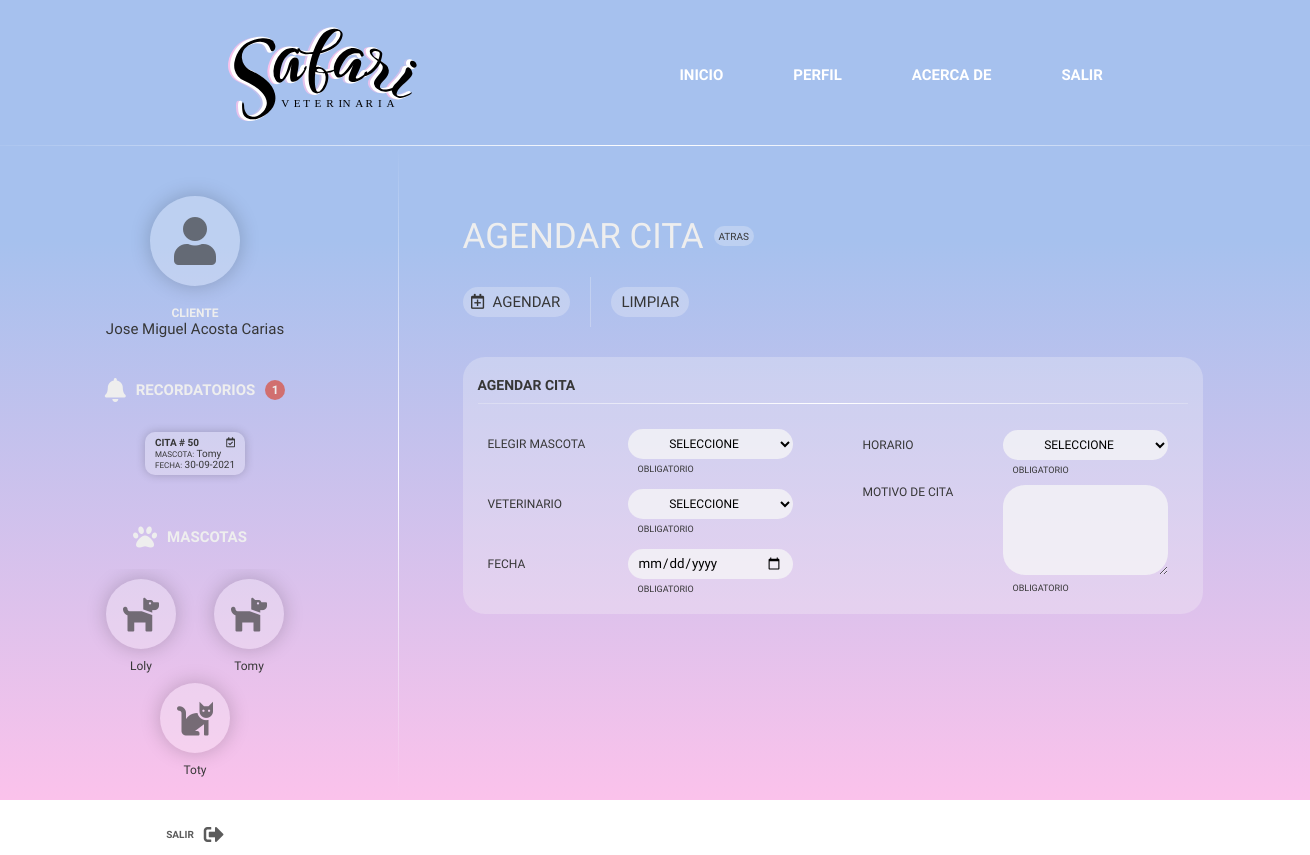
Page /Proyecto/modules/cliente/citas/agendar_Cita.php (signed in) on the committed database.
### tables this page shows
CREATE TABLE `citas` (
  `Id_Cita` int(10) NOT NULL,
  `Id_Cliente` int(6) NOT NULL,
  `Id_Mascota` int(6) NOT NULL,
  `Id_Veterinario` int(6) NOT NULL,
  `Fecha_Cita` date NOT NULL DEFAULT current_timestamp(),
  `Hora_Cita` time NOT NULL,
  `Motivo_Cita` varchar(200) NOT NULL,
  `Id_EstadoCita` int(6) DEFAULT 1
);

CREATE TABLE `mascotas` (
  `Id_Mascota` int(6) NOT NULL,
  `Id_Cliente` int(6) NOT NULL,
  `Nombre_Mascota` varchar(15) NOT NULL,
  `Fecha_Mascota` date NOT NULL,
  `Edad_Mascota` int(2) GENERATED ALWAYS AS (year(current_timestamp()) - year(`Fecha_Mascota`)) VIRTUAL,
  `Sexo` varchar(10) NOT NULL,
  `Id_Especie` int(6) NOT NULL,
  `Id_Raza` int(6) NOT NULL,
  `Fecha_Registro` date DEFAULT current_timestamp()
);

### Proyecto/modules/cliente/citas/agendar_Cita.php (the view, shortened to what this page needs)
<!DOCTYPE html>
<html lang="en">
<head>
    <link rel="stylesheet" href="/Proyecto/statics/css/main.css" />
    <link rel="stylesheet" href="/Proyecto/statics/css/cliente/_cliente.css">
    <link rel="stylesheet" href="https://use.fontawesome.com/releases/v5.15.1/css/all.css">
</head>
<body>
    <div class="fondo">
        <?php include("../../../includes/cliente_header.php") ?>
        <div class="main-user">
            <?php include("../../../includes/cliente_user.php") ?>
            <div class="contenedor">
                <div class="titulo-opcion">
                    <div class="motivo">AGENDAR CITA</div>
                    <div class="atras" onclick="location.href = '../citas/citas.php'">
                        ATRAS
                    </div>
                </div>
                <div class="botones">
                    <div class="boton verde">
                        <div class="image save">
                            <i class="far fa-calendar-plus"></i>
                        </div>
                        <div class="texto">
                            AGENDAR
                        </div>
                    </div>
                    <div class="boton limpiar-button" id="limpiar-button">
                        <div class="texto-limpiar">
                            LIMPIAR
                        </div>
                    </div>
                </div>
                <div class="agregar cliente">
                    <form action="agendar.php">
                        <div class="forma">
                            <div class="personal cita">
                                <div class="informacion-personal">
                                    AGENDAR CITA
                                </div>
                                <div class="line-horizontal">
                                </div>
                                <div class="info-personal">
                                    <div class="col">
                                        <div class="params">ELEGIR MASCOTA
                                        </div>
                                        <div class="params">VETERINARIO
                                        </div>
                                        <div class="params">FECHA
                                        </div>
                                    </div>
                                    <div class="col inputs">
                                        <div class="values">
                                            <select name="mascota" id="" class="selection" name="genero">
                                                <option value="" disabled selected value>SELECCIONE</option>
                                            </select>
                                            <div class="params-op">
                                                OBLIGATORIO
                                            </div>
                                        </div>
                                        <div class="values">
                                            <select name="veterinario" id="" class="selection" name="genero">
                                                <option value="" disabled selected value>SELECCIONE</option>
                                            </select>
                                            <div class="params-op">
                                                OBLIGATORIO
                                            </div>
                                        </div>
                                        <div class="values">
                                            <input type="date" name="fecha" id="fecha">
                                            <div class="params-op">
                                                OBLIGATORIO
                                            </div>
                                        </div>
                                    </div>
                                    <div class="col">
                                        <div class="params">HORARIO
                                        </div>
                                        <div class="params textareas">MOTIVO DE CITA
                                        </div>
                                    </div>
                                    <div class="col">
                                        <div class="values">
                                            <select name="horario" id="" class="selection" name="genero">
                                                <option value="" disabled selected value>SELECCIONE</option>
                                            </select>
                                            <div class="params-op">
                                                OBLIGATORIO
                                            </div>
                                        </div>
                                        <div class="values textareas">
                                            <textarea name="motivo" id="motivo" cols="30" rows="5" spellcheck="false"></textarea>
                                            <div class="params-op">
                                                OBLIGATORIO
                                            </div>
                                        </div>
                                    </div>
                                </div>
                            </div>
                        </div>
                    </form>
                </div>
            </div>
        </div>
</body>
</html>

### Proyecto/includes/cliente_user.php (shortened to what this page needs)
<div class="perfil">
    <div class="user-perfil">
        <div class="circulo color-blanco-transparente">
            <i class="fas fa-user fa-4x"></i>
        </div>
        <div class="info">
            <div class="puesto">CLIENTE</div>
            <div class="nombre"><?php echo $_SESSION['nombre'] ?></div>
        </div>
    </div>
    <?php
    $idCliente = $_SESSION['idCliente'];
    $query = "SELECT COUNT(Id_Cita) AS numeroCitas FROM citas WHERE Id_Cliente = $idCliente AND Id_EstadoCita = 1";
    $resultado = mysqli_query($conn, $query);
    $row = mysqli_fetch_array($resultado);
    ?>
    <div class="tarjetas">
        <div class="tarjeta-container">
            <div class="noti">
                <i class="fas fa-bell fa-2x"></i>
                <div class="tarjeta-tittle">RECORDATORIOS</div>
                <?php if ($row['numeroCitas'] > 0) { ?>
                    <div class="noti-circulo"><?php echo $row['numeroCitas'] ?></div>
                <?php } ?>
            </div>
            <div class="tarjeta-content notificaciones">
                <?php
                $query = "SELECT c.Id_Cita, c.Fecha_Cita, m.Nombre_Mascota FROM citas AS c, mascotas AS m WHERE c.Id_Cliente = $idCliente AND c.Id_EstadoCita = 1 AND c.Id_Mascota = m.Id_Mascota
                ORDER BY c.Fecha_Cita ASC";
                $resultado = mysqli_query($conn, $query);
                while ($row = mysqli_fetch_array($resultado)) { ?>
                    <div class="notificacion"><span class="negrita">CITA # <?php echo $row['Id_Cita']; ?></span>
                        <div>
                            <span class="small">MASCOTA:</span>
                            <?php echo $row['Nombre_Mascota']; ?>
                        </div>
                        <div>
                            <span class="small">FECHA:</span>
                            <?php
                            $fechaCita = $row['Fecha_Cita'];
                            $formatoFecha = date('d-m-Y', strtotime($fechaCita));
                            echo $formatoFecha;
                            ?>
                        </div>
                        <div class="iconCita">
                            <?php echo "<i class='far fa-calendar-check'></i>" ?>
                        </div>
                    </div>
                <?php } ?>
            </div>
        </div>
        <div class="tarjeta-container">
            <div class="noti">
                <i class="fas fa-paw fa-2x"></i>
                <div class="tarjeta-tittle">MASCOTAS</div>
            </div>
            <div class="tarjeta-content">
                <?php for ($i = 0; $i < count($_SESSION['mascotas']); $i++) { ?>
                    <div class="mascota-main">
                        <div class="mascota-info">
                            <div class="mascota-perfil color-blanco-transparente color-secundario-hover">
                                <div class="mascota-imagen">
                                    <?php
                                    switch ($_SESSION['especies'][$i]) {
                                        case '1':
                                            echo "<i class='fas fa-dog fa-3x'></i>";
                                            break;
                                        case '2':
                                            echo "<i class='fas fa-cat fa-3x'></i>";
                                            break;
                                    }
                                    ?>
                                </div>
                            </div>
                            <div class="mascota-nombre">
                                <?php echo $_SESSION['mascotas'][$i] ?>
                            </div>
                        </div>
                    </div>
                <?php } ?>
            </div>
        </div>
    </div>
    <div class="salir" onclick="location.href = '/Proyecto/modules/login.php'">
        <div class="btn-salir-texto">
            SALIR
        </div>
        <i class="fas fa-sign-out-alt fa-2x"></i>
    </div>
</div>
<div class="linea">
</div>

### Proyecto/statics/css/main.css (style rules this page uses)
html, body { margin: 0; height: 100%; }
.perfil { display: flex; flex-direction: column; align-items: center; width: 100%; height: 100%; }
.info { margin: 20px 0 20px 0; display: flex; justify-content: center; align-items: center; flex-direction: column; }
.puesto { color: #eeeeee; font-weight: 700; }
.nombre { color: #363636; font-size: 15px; }
.circulo { width: 90px; height: 90px; border-radius: 50%; background-color: #f7f7f746; margin-top: 50px; position: relative; display: flex; align-items: center; justify-content: center; color: #363636; box-shadow: 0 0 20px 0 rgba(0, 0, 0, 0.205); }
.main-user { position: relative; width: 1400px; height: calc(100vh - 150px); display: flex; flex-direction: row; font-family: 'Gowun Dodum', sans-serif; }
.motivo { display: flex; align-items: center; color: #eeeeee; font-size: 35px; margin: 20px 0 0 0; font-weight: 500; }
.fondo { width: 100%; min-height: 100%; background-image: linear-gradient(to top, #fbc2eb 0%, #a6c1ee 70%); background-size: cover; display: flex; align-items: center; justify-content: center; flex-direction: column; }
.linea { width: 10%; height: 100%; display: flex; justify-content: center; align-items: center; }
.perfil { width: 20%; height: 100%; font-size: 12px; margin-left: 100px; }
.line-horizontal { width: 100%; height: 1px; margin: 10px 0 10px 0; background-image: linear-gradient(to left, #ffffff00 0%,#ffffff 50%, #ffffff00 100%); }
.tarjeta-container { padding: 20px; background-color: #68686800; border-radius: 22px; display: flex; align-items: center; justify-content: baseline; flex-direction: column; }
.tarjeta-container:nth-child(2n) { height: 260px; }
.tarjeta-tittle { color: #eeeeee; font-size: 15px; font-weight: 800; display: flex; align-items: center; justify-content: center; margin: 0 10px 0 10px; }
.tarjeta-content { display: flex; justify-content: center; align-items: stretch; flex-direction: row; flex-wrap: wrap; max-height: 230px; width: 260px; margin-top: 20px; overflow-y: auto; }
.notificacion { font-size: 10px; border-radius: 10px; background-color: #f7f7f746; cursor: pointer; display: flex; justify-content: center; margin: 10px; padding: 5px 10px 5px 10px; max-height: auto; transition: all 0.4s; box-shadow: 0 0 10px 0 rgba(0, 0, 0, 0.205); flex-direction: column; position: relative; }
.noti { display: flex; justify-content: center; align-items: center; flex-direction: row; position: relative; color: #eeeeee; }
.noti-circulo { background-color: #d16f6f; height: 20px; width: 20px; border-radius: 50%; color: #eeeeee; display: flex; align-items: center; justify-content: center; font-weight: 800; }
.user-perfil { display: flex; align-items: center; justify-content: center; flex-direction: column; }
.salir i { top: 0; margin-left: 10px; }
.salir { display: flex; align-items: center; justify-content: space-evenly; flex-direction: row; background-color: #f7f7f700; border-radius: 22px; padding: 10px 30px 10px 30px; font-size: 10px; cursor: pointer; font-weight: 800; transition: all 0.4s; color: #363636d0; margin: 10px 0 10px 0; }
.notificaciones { flex-direction: row; max-height: 153px; }
.color-blanco-transparente { background-color: #f7f7f746; color: #363636a9; }
.mascota-perfil { padding: 10px; width: 50px; height: 50px; border-radius: 50%; margin: 10px; cursor: pointer; transition: all 0.4s linear; box-shadow: 0 0 20px 0 rgba(0, 0, 0, 0.205); }
.mascota-main { display: flex; align-items: center; flex-direction: column; width: 108px; position: relative; }
.mascota-nombre { display: flex; align-items: center; justify-content: center; }
.mascota-imagen { width: 100%; height: 100%; border-radius: 50%; display: flex; align-items: center; justify-content: center; }
.values textarea { border-radius: 22px; outline: none; border: none; position: absolute; max-width: 145px; min-width: 145px; min-height: 70px; max-height: 70px; top: 0; font-family: 'Gowun Dodum', sans-serif; background-color: #f7f7f7bd; padding: 10px; }
form { display: flex; align-items: center; justify-content: center; flex-direction: column; }
input, select { z-index: 99; }
.negrita { font-weight: 800; }
.small { font-size:8px }
.iconCita { position: absolute; top: 5px; right: 10px; }

### rows in the picture
citas: Id_Cita "50", Id_Mascota.Nombre_Mascota "Tomy", Fecha_Cita "30-09-2021"

### other values in the picture
$_SESSION['nombre'] "Jose Miguel Acosta Carias"
$row['numeroCitas'] "1"
$_SESSION['mascotas'][$i] "Loly"
$_SESSION['mascotas'][$i] "Tomy"
$_SESSION['mascotas'][$i] "Toty"
